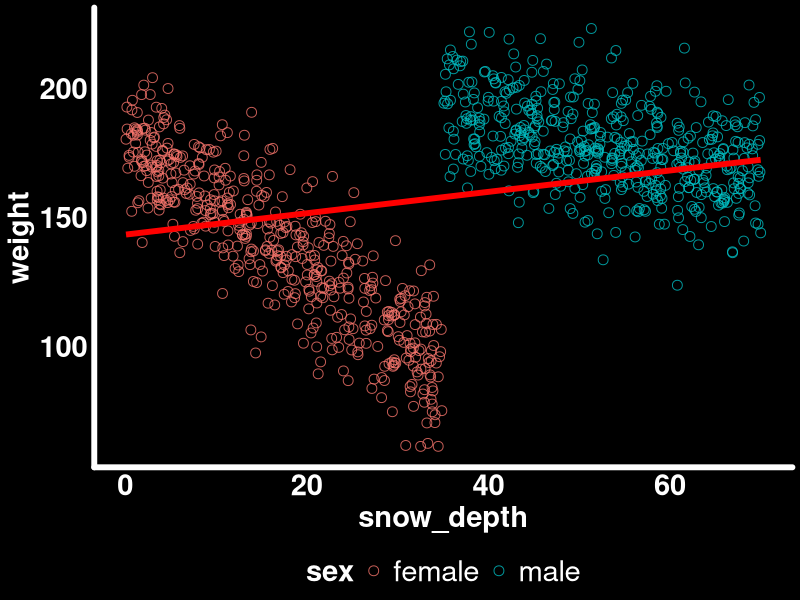
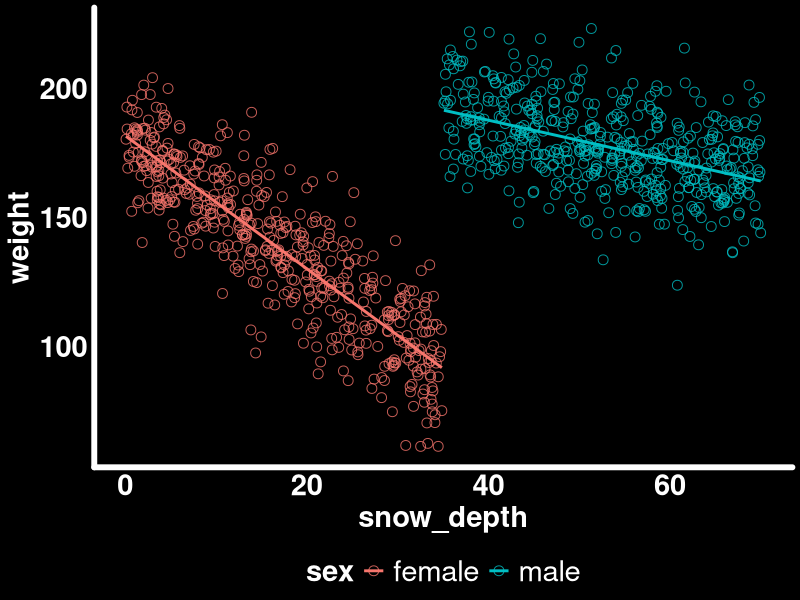
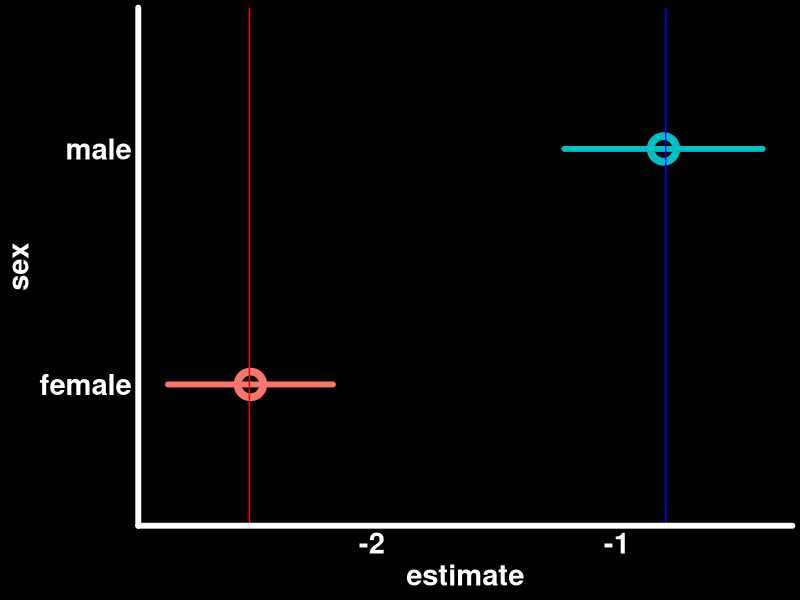
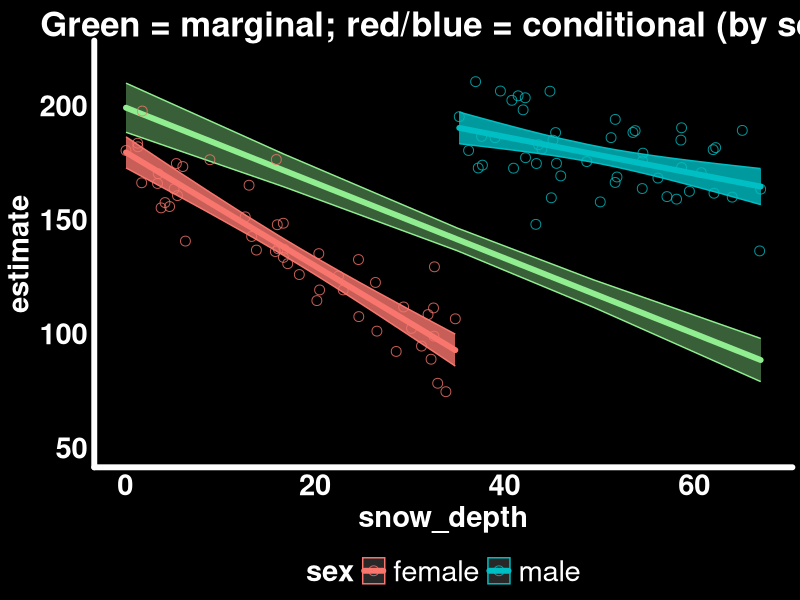
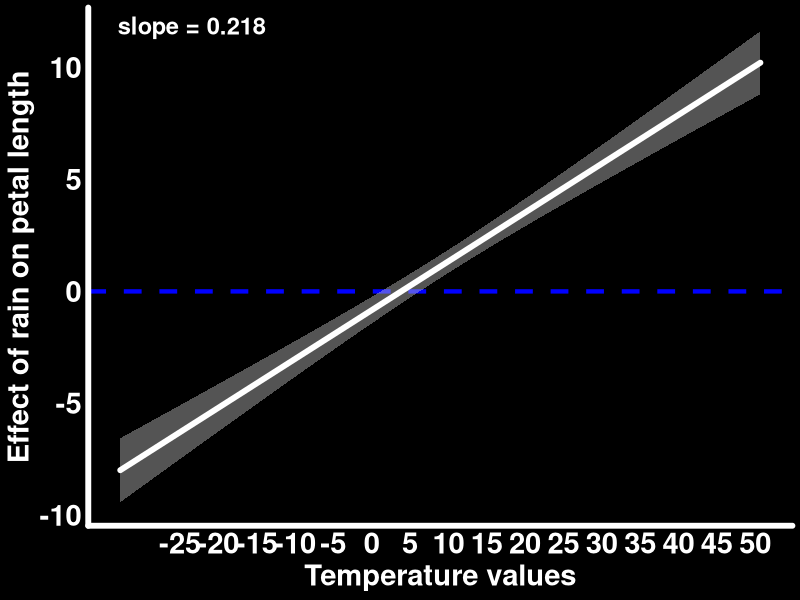
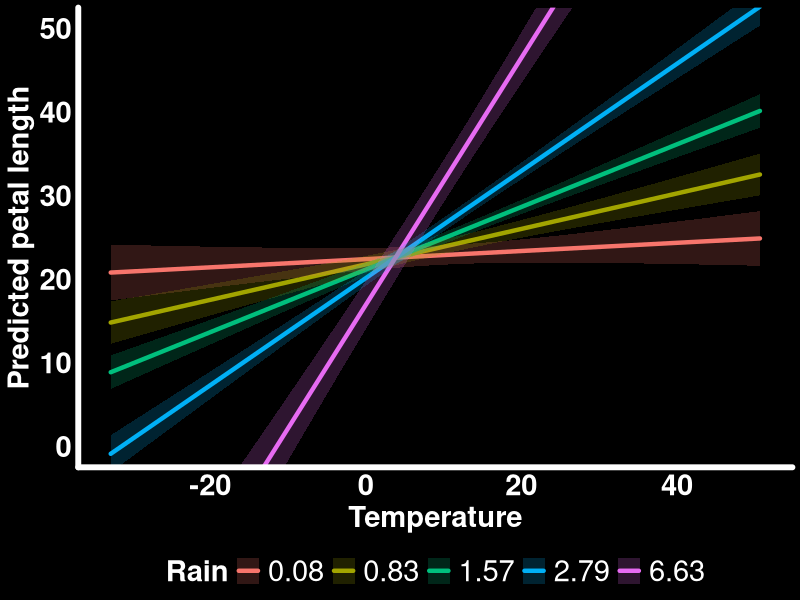
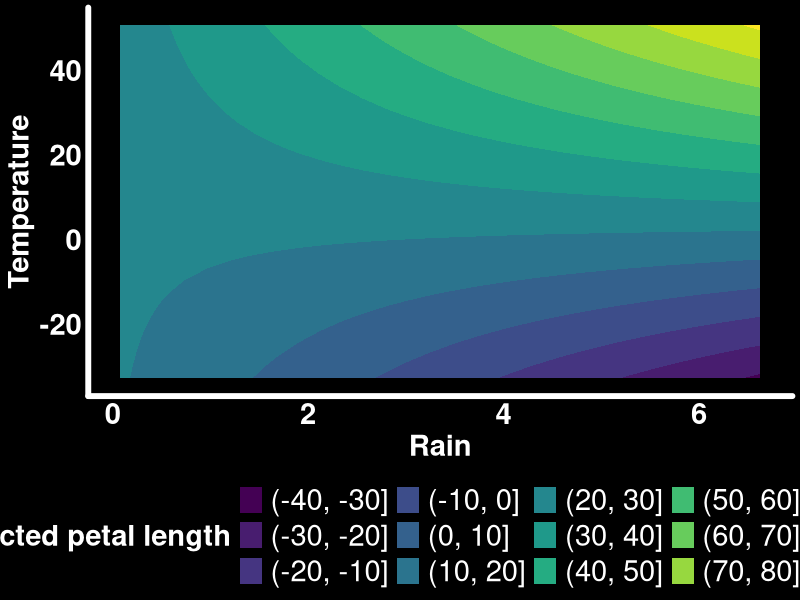
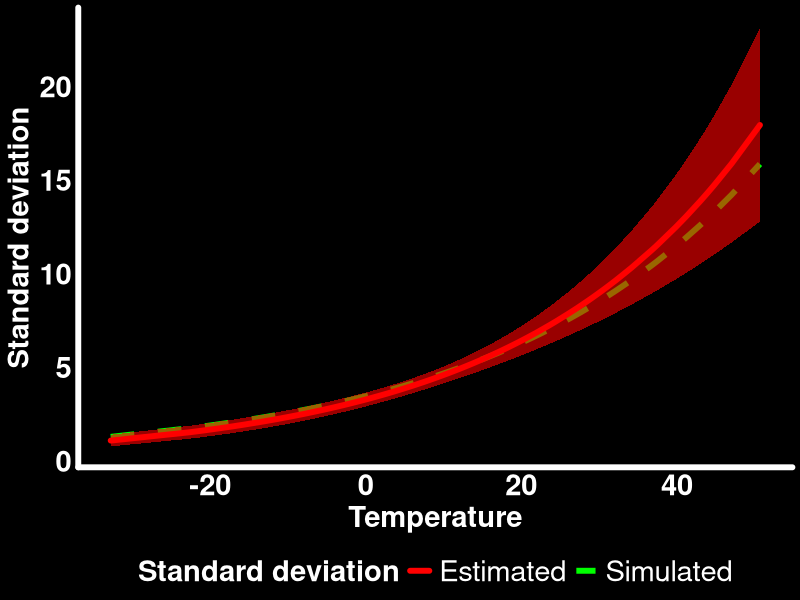

Write R code to recreate these figures, in order.
## ---- chunk 1
#| output: false
library(tidyverse)       # Data manipulation and plotting
library(glmmTMB)         # Generalized linear (mixed) models
library(marginaleffects) # Compute marginal/conditional effects
library(patchwork)       # Combine multiple plots
library(GGally)          # Pairwise plots
library(distributional)  # Simulate mixture/gamma/normal distributions (Part 3)

# Set ggplot2 theme
black_theme <- theme(
  axis.line = element_line(linewidth = 2, lineend = "round", color = "white"),
  panel.grid = element_blank(),
  panel.background = element_rect(fill = "black", color = NA),
  axis.ticks = element_blank(),
  axis.text = element_text(size = 21, face = "bold", color = "white"),
  axis.title = element_text(size = 21, face = "bold", color = "white"),
  plot.title = element_text(size = 25, face = "bold", color = "white"),
  plot.background = element_rect(fill = "black", color = NA),
  legend.background = element_rect(fill = "black", color = NA),
  legend.text = element_text(size = 21, color = "white"),
  legend.title = element_text(size = 21, face = "bold", color = "white"),
  legend.position = "bottom"
)

theme_set(black_theme)

# Set global default for geom_point shape
update_geom_defaults("point", list(shape = 1, size = 3, alpha = 0.8))

# silence marginaleffects warnings about glmmTMB
options(marginaleffects_safe = FALSE)

set.seed(333)
## ---- chunk 2
n_individuals_population <- 1000
sexes <- c("male", "female")
male_intercept <- 220; female_intercept <- 180
sd_weight <- 15
male_loss <- -0.8; female_loss <- -2.5

bighorn_population <- tibble(
  sex = rep(sexes, n_individuals_population / length(sexes)),
  snow_depth = runif(n_individuals_population,
    min = ifelse(sex == "male", 35, 0),
    max = ifelse(sex == "male", 70, 35)
  ),
  weight = rnorm(n_individuals_population,
    mean = ifelse(sex == "male",
      male_intercept + male_loss * snow_depth,
      female_intercept + female_loss * snow_depth),
    sd = sd_weight
  )
)
## ---- chunk 3
#| code-fold: true
#| fig-cap: "Ignoring sex hides the true within-sex trends."
ggplot(bighorn_population, aes(x = snow_depth, y = weight)) +
  geom_point(aes(color = sex)) +
  geom_smooth(method = "lm", se = FALSE, color = "red", linewidth = 2)
## ---- chunk 4
#| code-fold: true
#| fig-cap: "Within-sex trends are negative, as expected."
ggplot(bighorn_population, aes(x = snow_depth, y = weight, color = sex)) +
  geom_point() +
  geom_smooth(method = "lm", se = FALSE)
## ---- chunk 5
n_individuals <- 100
bighorn_mass_1 <- bighorn_population |>
  group_by(sex) |>
  slice_sample(n = n_individuals / 2, replace = FALSE) |>
  ungroup()

mod_mass_1 <- glmmTMB(weight ~ sex * snow_depth,
                       data = bighorn_mass_1, family = gaussian())
## ---- chunk 6
summary(mod_mass_1)$coefficients$cond
## ---- chunk 7
predictions(mod_mass_1, by = "sex")
## ---- chunk 8
predictions(mod_mass_1, by = "sex") |>
  hypotheses(hypothesis = "b1 - b2 = 0")
## ---- chunk 9
#| code-fold: true
#| fig-cap: "Slopes of snow depth by sex, with true simulated values as vertical lines."
slopes(mod_mass_1, variables = "snow_depth", by = "sex", vcov = TRUE) |>
  ggplot(aes(x = estimate, xmax = conf.high, xmin = conf.low, y = sex, color = sex)) +
  geom_pointrange(size = 1.5, lineend = "round", linewidth = 2, pch = 21, stroke = 4) +
  geom_vline(xintercept = female_loss, color = "red") +
  geom_vline(xintercept = male_loss, color = "blue") +
  theme(legend.position = "none")
## ---- chunk 10
slopes(mod_mass_1, variables = "snow_depth", by = "sex", vcov = TRUE) |>
  hypotheses(hypothesis = "b1 - b2 = 0")
## ---- chunk 11
avg_slopes(mod_mass_1, variables = "snow_depth", vcov = TRUE)
## ---- chunk 12
mean(c(male_loss, female_loss))  # true simulated average
## ---- chunk 13
#| code-fold: true
avg_pred_mass_1 <- avg_predictions(mod_mass_1, variables = "snow_depth")
pred_sex_mass_1 <- predictions(mod_mass_1, newdata = bighorn_mass_1)

ggplot() +
  geom_ribbon(data = avg_pred_mass_1,
              aes(x = snow_depth, ymin = conf.low, ymax = conf.high),
              color = "lightgreen", fill = "lightgreen", alpha = 0.4) +
  geom_line(data = avg_pred_mass_1, aes(x = snow_depth, y = estimate),
            color = "lightgreen", lineend = "round", linewidth = 2) +
  geom_ribbon(data = pred_sex_mass_1,
              aes(x = snow_depth, ymin = conf.low, ymax = conf.high, color = sex, fill = sex),
              alpha = 0.8) +
  geom_line(data = pred_sex_mass_1, aes(x = snow_depth, y = estimate, color = sex),
            lineend = "round", linewidth = 2) +
  geom_point(data = bighorn_mass_1, aes(y = weight, x = snow_depth, color = sex)) +
  guides(alpha = "none", fill = "none") +
  labs(title = "Green = marginal; red/blue = conditional (by sex)") +
  coord_cartesian(ylim = c(50, 220))
## ---- chunk 14
bighorn_mass_2 <- bind_rows(
  bighorn_population |> filter(sex == "male") |> slice_sample(n = 80),
  bighorn_population |> filter(sex == "female") |> slice_sample(n = 20)
)
mod_mass_2 <- glmmTMB(weight ~ sex * snow_depth, data = bighorn_mass_2, family = gaussian())
avg_slopes(mod_mass_2, variables = "snow_depth", vcov = TRUE)
## ---- chunk 15
newdata_balanced <- bighorn_mass_2 |>
  group_by(sex) |>
  reframe(snow_depth = seq(min(snow_depth), max(snow_depth), length.out = 50)) |>
  ungroup()

avg_predictions(mod_mass_2, variables = "snow_depth", newdata = newdata_balanced) |>
  as_tibble() |> select(estimate, conf.low, conf.high) |> head(3)
## ---- chunk 16
n_flowers <- 200
temperature <- rnorm(n_flowers, mean = 10, sd = 15)
rain <- rgamma(n_flowers, shape = 2)
avg_petal_length <- 25.6; sd_petal_length <- 4.5
temperature_effect <- 0.4; rain_effect <- 0.9; interaction_effect <- 0.2

flower_measurements_1 <- tibble(
  temp_centered = temperature - mean(temperature),
  rain_centered = rain - mean(rain),
  petal_length = rnorm(n_flowers,
    mean = avg_petal_length +
      temperature_effect * temp_centered +
      rain_effect * rain_centered +
      interaction_effect * temp_centered * rain_centered,
    sd = sd_petal_length)
)
## ---- chunk 17
mod_flower_1 <- glmmTMB(petal_length ~ temp_centered * rain_centered,
                         data = flower_measurements_1)
summary(mod_flower_1)$coefficients$cond
## ---- chunk 18
# Effect of temperature when rain_centered = 0 (i.e., average rain)
slopes(mod_flower_1, newdata = datagrid(rain_centered = 0),
       variables = "temp_centered")
## ---- chunk 19
#| code-fold: true
#| fig-cap: "Effect of rain on petal length, across observed temperatures."
slopes_by_temp <- slopes(mod_flower_1,
  newdata = datagrid(temp_centered = seq(min(flower_measurements_1$temp_centered),
                                          max(flower_measurements_1$temp_centered), length.out = 30)),
  variables = "rain_centered", by = "temp_centered")

trend_slope_temp <- coef(lm(estimate ~ temp_centered, data = slopes_by_temp))[["temp_centered"]]

slopes_by_temp |>
  ggplot() +
  geom_hline(yintercept = 0, color = "blue", linewidth = 1.5, linetype = 2) +
  geom_ribbon(aes(x = temp_centered + mean(temperature), ymin = conf.low, ymax = conf.high),
    alpha = 0.4, fill = "lightgrey") +
  geom_line(aes(x = temp_centered + mean(temperature), y = estimate),
    lineend = "round", linewidth = 2, color = "white") +
  annotate("text", x = -Inf, y = Inf, hjust = -0.2, vjust = 1.5,
    label = paste0("slope = ", round(trend_slope_temp, 3)),
    color = "white", size = 6, fontface = "bold") +
  scale_x_continuous(breaks = seq(-25, 50, by = 5)) +
  labs(y = "Effect of rain on petal length", x = "Temperature values")
## ---- chunk 20
#| code-fold: true
predictions(mod_flower_1,
  newdata = datagrid(
    temp_centered = seq(min(flower_measurements_1$temp_centered),
                         max(flower_measurements_1$temp_centered), length.out = 30),
    rain_centered = fivenum
  )) |>
  as_tibble() |>
  mutate(rain = round(rain_centered + mean(rain), 2)) |>
  ggplot() +
  geom_line(aes(y = estimate, x = temp_centered + mean(temperature), color = as.factor(rain)),
            lineend = "round", linewidth = 1.5) +
  geom_ribbon(aes(ymin = conf.low, ymax = conf.high,
                  x = temp_centered + mean(temperature), fill = as.factor(rain)), alpha = 0.2) +
  labs(y = "Predicted petal length", x = "Temperature", color = "Rain", fill = "Rain") +
  coord_cartesian(ylim = c(0, 50))
## ---- chunk 21
#| code-fold: true
predictions(mod_flower_1,
  newdata = datagrid(
    temp_centered = seq(min(flower_measurements_1$temp_centered),
                         max(flower_measurements_1$temp_centered), length.out = 30),
    rain_centered = seq(min(flower_measurements_1$rain_centered),
                         max(flower_measurements_1$rain_centered), length.out = 30)
  )) |>
  as_tibble() |>
  mutate(rain = rain_centered + mean(rain), temp = temp_centered + mean(temperature)) |>
  ggplot(aes(x = rain, y = temp, z = estimate)) +
  stat_contour_filled() +
  labs(x = "Rain", y = "Temperature", fill = "Predicted petal length")
## ---- chunk 22
log_sd_intercept <- log(sd_petal_length)
log_sd_temp_slope <- 0.03

flower_measurements_2 <- tibble(
  temp_centered = temperature - mean(temperature),
  rain_centered = rain - mean(rain),
  petal_length = rnorm(n_flowers,
    mean = avg_petal_length + temperature_effect * temp_centered,
    sd = exp(log_sd_intercept + log_sd_temp_slope * temp_centered))
)

mod_flower_2 <- glmmTMB(petal_length ~ temp_centered,
                         dispformula = ~ temp_centered,
                         data = flower_measurements_2)
## ---- chunk 23
#| code-fold: true
#| fig-cap: "Recovered vs. simulated standard deviation of petal length."
predictions(mod_flower_2, newdata = flower_measurements_2, type = "disp") |>
  as_tibble() -> pred_sd_temp

true_sd_temp <- flower_measurements_2 |>
  mutate(true_sd = exp(log_sd_intercept + log_sd_temp_slope * temp_centered))

ggplot() +
  geom_line(data = true_sd_temp,
            aes(x = temp_centered + mean(temperature), y = true_sd, color = "Simulated"),
            linewidth = 2, linetype = "dashed") +
  geom_ribbon(data = pred_sd_temp,
              aes(ymin = conf.low, ymax = conf.high, x = temp_centered + mean(temperature)),
              fill = "red", alpha = 0.6) +
  geom_line(data = pred_sd_temp,
            aes(x = temp_centered + mean(temperature), y = estimate, color = "Estimated"),
            linewidth = 2, lineend = "round") +
  scale_color_manual(values = c("Simulated" = "green", "Estimated" = "red"), name = "Standard deviation") +
  labs(x = "Temperature", y = "Standard deviation")
## ---- chunk 24
n_plots <- 200
tree_cover <- dist_mixture(dist_beta(4, 0.8), dist_beta(0.8, 4), weights = c(0.5, 0.5))
avg_yearly_rain <- dist_gamma(shape = 3, rate = 0.7)
avg_yearly_temp <- dist_normal(mu = 20, sd = 10)

occurence_intercept <- plogis(-3)
occurence_tree_effect <- 0.45
occurence_rain_effect <- 0.01
occurence_temp_effect <- 0.01

occ_data <- tibble(
  tree_cov = generate(tree_cover, n_plots),
  rain = generate(avg_yearly_rain, n_plots),
  temp = generate(avg_yearly_temp, n_plots)
) |>
  unnest(everything()) |>
  mutate(occurence = rbinom(n_plots, size = 1,
    prob = occurence_intercept +
      occurence_tree_effect * tree_cov +
      occurence_rain_effect * rain +
      occurence_temp_effect * temp))
## ---- chunk 25
mod_1 <- glmmTMB(occurence ~ tree_cov + rain + temp, family = binomial(link = "logit"), data = occ_data)
summary(mod_1)$coefficients$cond
## ---- chunk 26
#| code-fold: true
#| fig-cap: "The logit link bends a straight line into an S-shape."
tibble(log_odds = seq(-6, 6, length.out = 400)) |>
  mutate(probability = plogis(log_odds)) |>
  ggplot(aes(x = log_odds, y = probability)) +
  geom_line(linewidth = 2) +
  labs(x = "log-odds scale (what the coefficient describes)",
       y = "probability scale (what we care about)")
## ---- chunk 27
slopes(mod_1, variables = "tree_cov",
       newdata = datagrid(temp = mean(occ_data$temp), rain = mean(occ_data$rain)))
## ---- chunk 28
#| code-fold: true
#| fig-cap: "The tree-cover slope on the probability scale changes across rain × temp, though no interaction term exists in the model."
slopes(mod_1, variables = "tree_cov", newdata = datagrid(temp = fivenum, rain = fivenum)) |>
  ggplot() +
  geom_pointrange(aes(x = estimate, xmin = conf.low, xmax = conf.high, y = 1)) +
  geom_vline(xintercept = occurence_tree_effect, alpha = .8) +
  facet_grid(rain ~ temp) +
  theme(axis.title.y = element_blank(), axis.text.y = element_blank(), axis.line.y = element_blank())
## ---- chunk 29
abundance_intercept <- exp(1)
abundance_tree_effect <- 4.5
abundance_rain_effect <- 0.1
abundance_temp_effect <- 0.1

abund_data <- tibble(
  tree_cov = generate(tree_cover, n_plots),
  rain = generate(avg_yearly_rain, n_plots),
  temp = generate(avg_yearly_temp, n_plots)
) |>
  unnest(everything()) |>
  mutate(abundance = rpois(n_plots, lambda =
    abundance_intercept +
    abundance_tree_effect * tree_cov +
    abundance_rain_effect * rain +
    abundance_temp_effect * temp))

mod_2 <- glmmTMB(abundance ~ tree_cov + rain + temp, family = poisson(link = "log"), data = abund_data)
## ---- chunk 30
#| code-fold: true
tibble(log_count = seq(-2, 6, length.out = 400)) |>
  mutate(count = exp(log_count)) |>
  ggplot(aes(x = log_count, y = count)) +
  geom_line(linewidth = 2) +
  labs(x = "log scale (what the coefficient describes)", y = "count scale (what we care about)")
## ---- chunk 31
exp(fixef(mod_2)$cond["tree_cov"])  # rate ratio: ~2.08, i.e. a ~108% increase per unit tree cover
## ---- chunk 32
more_plots <- 4000
prey_abun <- dist_poisson(lambda = 6)
competitor_abun <- dist_poisson(lambda = 3)

pop_data <- tibble(
  tree_cov = generate(tree_cover, more_plots),
  prey = generate(prey_abun, more_plots),
  competitors = generate(competitor_abun, more_plots)
) |>
  unnest(everything()) |>
  mutate(
    abundance_pres = rpois(more_plots,
      lambda = exp(1 + 0.12 * prey - 0.15 * competitors - 0.045 * prey * competitors)),
    occurence = rbinom(more_plots, size = 1, prob = plogis(-2 + 0.45 * tree_cov)),
    abundance_pop = abundance_pres * occurence
  ) |>
  mutate(across(c(tree_cov, prey, competitors), ~ (.x - mean(.x)) / sd(.x), .names = "scl_{.col}"))
## ---- chunk 33
mod_hu <- glmmTMB(
  abundance_pop ~ scl_prey * scl_competitors,
  zi = ~ scl_tree_cov,
  family = truncated_poisson,
  data = pop_data
)
summary(mod_hu)$coefficients$cond
## ---- chunk 34
#| code-fold: true
#| fig-cap: "Count-scale effect of prey weakens (and reverses) as competitors increase."
slopes(mod_hu, variables = "scl_prey",
       newdata = datagrid(scl_competitors = seq(min(pop_data$scl_competitors),
                                                 max(pop_data$scl_competitors), length.out = 30)),
       type = "response") |>
  ggplot(aes(x = scl_competitors, y = estimate)) +
  geom_hline(yintercept = 0, color = "blue", linetype = 2) +
  geom_ribbon(aes(ymin = conf.low, ymax = conf.high), alpha = 0.4, fill = "lightgrey") +
  geom_line(linewidth = 1.5, lineend = "round", color = "white") +
  labs(y = "Slope of scl_prey (count scale)", x = "Competitors (scaled)")
## ---- chunk 35
avg_slopes(mod_hu, variables = "scl_prey", by = "scl_competitors",
           newdata = datagrid(scl_competitors = c(-1, 0, 1)), type = "link") |>
  mutate(rate_ratio = exp(estimate)) |>
  select(scl_competitors, rate_ratio, p.value)
## ---- chunk 36
#| code-fold: true
#| fig-cap: "Population-scale abundance: same prey x competitors shape, shifted by occupancy."
predictions(mod_hu,
  newdata = datagrid(
    scl_prey = seq(min(pop_data$scl_prey), max(pop_data$scl_prey), length.out = 30),
    scl_competitors = fivenum
  ),
  type = "response"
) |>
  ggplot(aes(x = scl_prey, y = estimate, color = as.factor(scl_competitors), fill = as.factor(scl_competitors))) +
  geom_ribbon(aes(ymin = conf.low, ymax = conf.high), alpha = 0.2) +
  geom_line(linewidth = 1.5, lineend = "round") +
  labs(y = "Predicted population abundance", x = "Prey (scaled)", color = "Competitors", fill = "Competitors")
